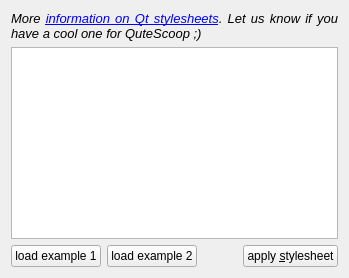
     <widget class="QWidget" name="tabStyle">
      <attribute name="title">
       <string>Stylesheet</string>
      </attribute>
      <layout class="QVBoxLayout" name="verticalLayout_11">
       <item>
        <layout class="QHBoxLayout" name="horizontalLayout_6">
         <item>
          <widget class="QLabel" name="label_18">
           <property name="text">
            <string>&lt;!DOCTYPE HTML PUBLIC &quot;-//W3C//DTD HTML 4.0//EN&quot; &quot;http://www.w3.org/TR/REC-html40/strict.dtd&quot;&gt;
&lt;html&gt;&lt;head&gt;&lt;meta name=&quot;qrichtext&quot; content=&quot;1&quot; /&gt;&lt;style type=&quot;text/css&quot;&gt;
p, li { white-space: pre-wrap; }
&lt;/style&gt;&lt;/head&gt;&lt;body style=&quot; font-family:'UnDotum'; font-size:10pt; font-weight:400; font-style:normal;&quot;&gt;
&lt;p align=&quot;justify&quot; style=&quot; margin-top:0px; margin-bottom:0px; margin-left:0px; margin-right:0px; -qt-block-indent:0; text-indent:0px;&quot;&gt;&lt;span style=&quot; font-family:'MS Shell Dlg 2'; font-style:italic;&quot;&gt;More &lt;/span&gt;&lt;a href=&quot;http://doc.qt.digia.com/qt/stylesheet.html&quot;&gt;&lt;span style=&quot; font-style:italic; text-decoration: underline; color:#0000ff;&quot;&gt;information on Qt stylesheets&lt;/span&gt;&lt;/a&gt;&lt;span style=&quot; font-family:'MS Shell Dlg 2'; font-style:italic;&quot;&gt;. Let us know if you have a cool one for QuteScoop ;)&lt;/span&gt;&lt;/p&gt;&lt;/body&gt;&lt;/html&gt;</string>
           </property>
           <property name="wordWrap">
            <bool>true</bool>
           </property>
           <property name="openExternalLinks">
            <bool>true</bool>
           </property>
          </widget>
         </item>
        </layout>
       </item>
       <item>
        <widget class="QPlainTextEdit" name="tedStylesheet"/>
       </item>
       <item>
        <layout class="QHBoxLayout" name="horizontalLayout_7">
         <property name="sizeConstraint">
          <enum>QLayout::SetMaximumSize</enum>
         </property>
         <item>
          <widget class="QPushButton" name="pbStylesheetExample1">
           <property name="styleSheet">
            <string notr="true"/>
           </property>
           <property name="text">
            <string>load example 1</string>
           </property>
          </widget>
         </item>
         <item>
          <widget class="QPushButton" name="pbStylesheetExample2">
           <property name="text">
            <string>load example 2</string>
           </property>
          </widget>
         </item>
         <item>
          <spacer name="horizontalSpacer_16">
           <property name="orientation">
            <enum>Qt::Horizontal</enum>
           </property>
           <property name="sizeHint" stdset="0">
            <size>
             <width>40</width>
             <height>20</height>
            </size>
           </property>
          </spacer>
         </item>
         <item>
          <widget class="QPushButton" name="pbStylesheetUpdate">
           <property name="text">
            <string>apply &amp;stylesheet</string>
           </property>
          </widget>
         </item>
        </layout>
       </item>
      </layout>
     </widget>
